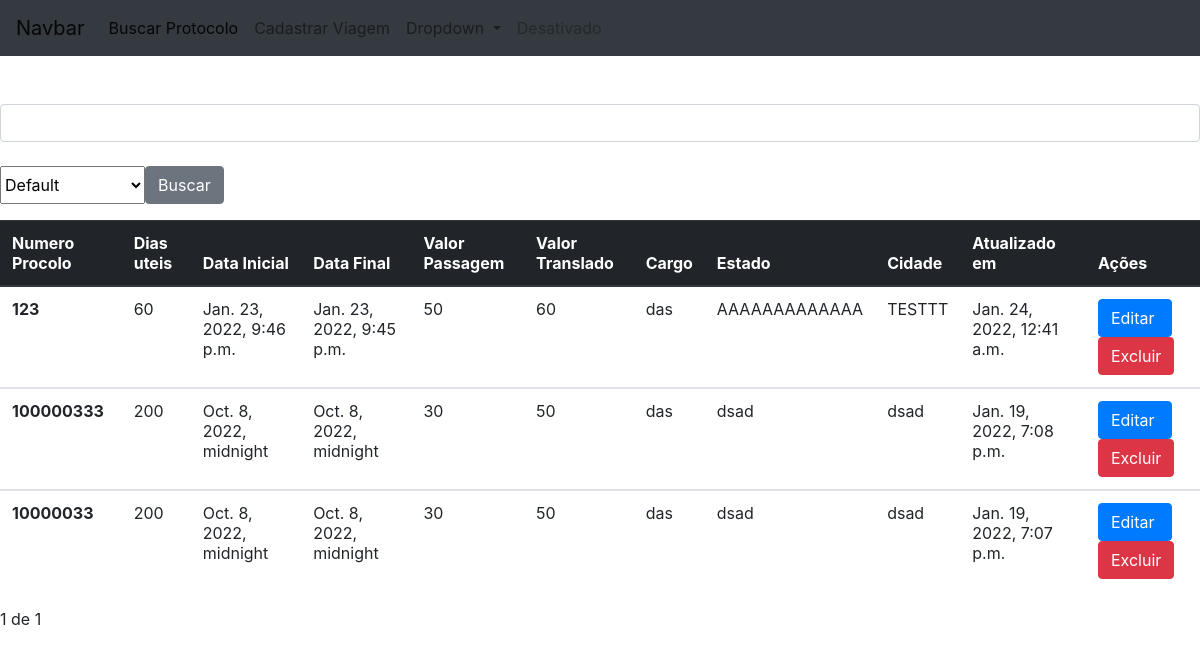
The app's page /, older data.
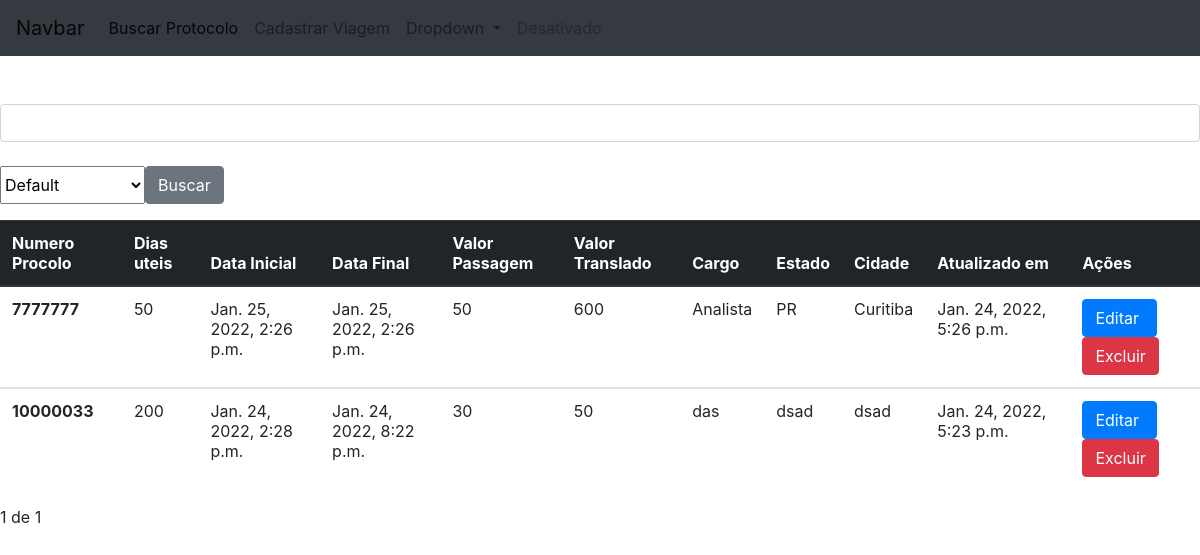
The same page, newer data.
### calculos/models.py (models this page shows, shortened)
class Calculos(models.Model):
    defensorbool= models.BooleanField('defensor',default=False)
    numero_protocolo= models.CharField('Numero Protocolo',primary_key=True ,max_length=500)
    dias_utei=models.IntegerField('Dias úteis')
    data_inical=models.DateTimeField('Data Inicial')
    data_final=models.DateTimeField('Data Final')
    valor_passagem = models.IntegerField('Valor Passagem')
    valor_translado= models.IntegerField('Valor Translado')
    cargo = models.CharField('Cargo',max_length=50)
    estado= models.CharField('Estado',max_length=50)
    cidade= models.CharField('Cidade',max_length=50)
    created_at = models.DateTimeField('Criado em ' , auto_now=True)
    update_at = models.DateTimeField('Atualizado em ' , auto_now=True)
    class Meta:
        verbose_name='Calculo'
        verbose_name_plural='Calculos'
        ordering=['numero_protocolo']

### calculos/views.py (the view, shortened to what this page needs)
# urls.py: path('', calculos.views.ListarTodosCalculos ,name='listartodos'),
def ListarTodosCalculos(request):
    post_list = Calculos.objects.all().order_by('-numero_protocolo')
    paginator = Paginator(post_list, 5)
    page = request.GET.get('page')
    posts = paginator.get_page(page)
    pesquisa = request.GET.get('search')
    opcao = request.GET.get('tipo')
    template_name = 'ListarTodos.html'
    return render(request, template_name ,{'List':posts})

### calculos/templates/ListarTodos.html (shortened to what this page needs)
{% extends "base.html" %}
{% load static %}
{% load crispy_forms_tags   %}
{% load widget_tweaks %}
{% block content %}<br><br>
<form method=”GET”>
  <div >
    <input type="text" class="form-control" placeholder="" name="search" id="search">
  </div>
  <br>
  <div class="input-group-prepend">
    <select class="form-select" aria-label="Default select example" name="tipo">
      <option disabled selected>Default</option>
    </select>
    <button class="btn btn-secondary" type="submit" id="button-addon1">Buscar
    </button>
  </div>
  </form>
<table class="table table-responsive">
    <thead class="thead-dark ">
      <tr>
        <th scope="col">Numero Procolo</th>
        <th scope="col">Dias uteis</th>
        <th scope="col">Data Inicial</th>
        <th scope="col">Data Final</th>
        <th scope="col">Valor Passagem</th>
        <th scope="col">Valor Translado</th>
        <th scope="col">Cargo</th>
        <th scope="col">Estado</th>
        <th scope="col">Cidade</th>
        <th scope="col">Atualizado em</th>
        <th scope="col">Ações</th>
      </tr>
    </thead>
    {% for value in List%}
    <tbody>
      <tr>
        <th scope="row">{{value.numero_protocolo}}</th>
        <td>{{value.dias_utei}}</td>
        <td>{{value.data_inical}}</td>
        <td>{{value.data_final}}</td>
        <td>{{value.valor_passagem}}</td>
        <td>{{value.valor_translado}}</td>
        <td>{{value.cargo}}</td>
        <td>{{value.estado}}</td>
        <td>{{value.cidade}}</td>
        <td>{{value.update_at}}</td>
        <td>
            <button class="btn btn-primary" ><a href="{% url 'listarcalculo' value.numero_protocolo %}" style="color: white;">Editar&nbsp</a></button>
            <button class="btn btn-danger" ><a href="#" onclick="DeletarViagem({{value.numero_protocolo}})" style="color: white;">Excluir</a</button>
        </td>
      </tr>
    </tbody>
    {% endfor %}
  </table>
  <div class="pagination">
    <span class="step-links">
        <span class="current">
            {{ List.number }} de {{ List.paginator.num_pages }}
        </span>
    </span>
</div>
{% endblock %}

Row changes from the older to the newer data that the page shows:
removed Calculos: numero_protocolo "123", dias_utei "60", data_inical "Jan. 23, 2022, 9:46 p.m.", data_final "Jan. 23, 2022, 9:45 p.m.", valor_passagem "50", valor_translado "60", cargo "das", estado "AAAAAAAAAAAAA", cidade "TESTTT", update_at "Jan. 24, 2022, 12:41 a.m."
removed Calculos: numero_protocolo "100000333", dias_utei "200", data_inical "Oct. 8, 2022, midnight", data_final "Oct. 8, 2022, midnight", valor_passagem "30", valor_translado "50", cargo "das", estado "dsad", cidade "dsad", update_at "Jan. 19, 2022, 7:08 p.m."
added Calculos: numero_protocolo "7777777", dias_utei "50", data_inical "Jan. 25, 2022, 2:26 p.m.", data_final "Jan. 25, 2022, 2:26 p.m.", valor_passagem "50", valor_translado "600", cargo "Analista", estado "PR", cidade "Curitiba", update_at "Jan. 24, 2022, 5:26 p.m."
changed Calculos "das": data_inical "Oct. 8, 2022, midnight" → "Jan. 24, 2022, 2:28 p.m."; data_final "Oct. 8, 2022, midnight" → "Jan. 24, 2022, 8:22 p.m."; update_at "Jan. 19, 2022, 7:07 p.m." → "Jan. 24, 2022, 5:23 p.m."
